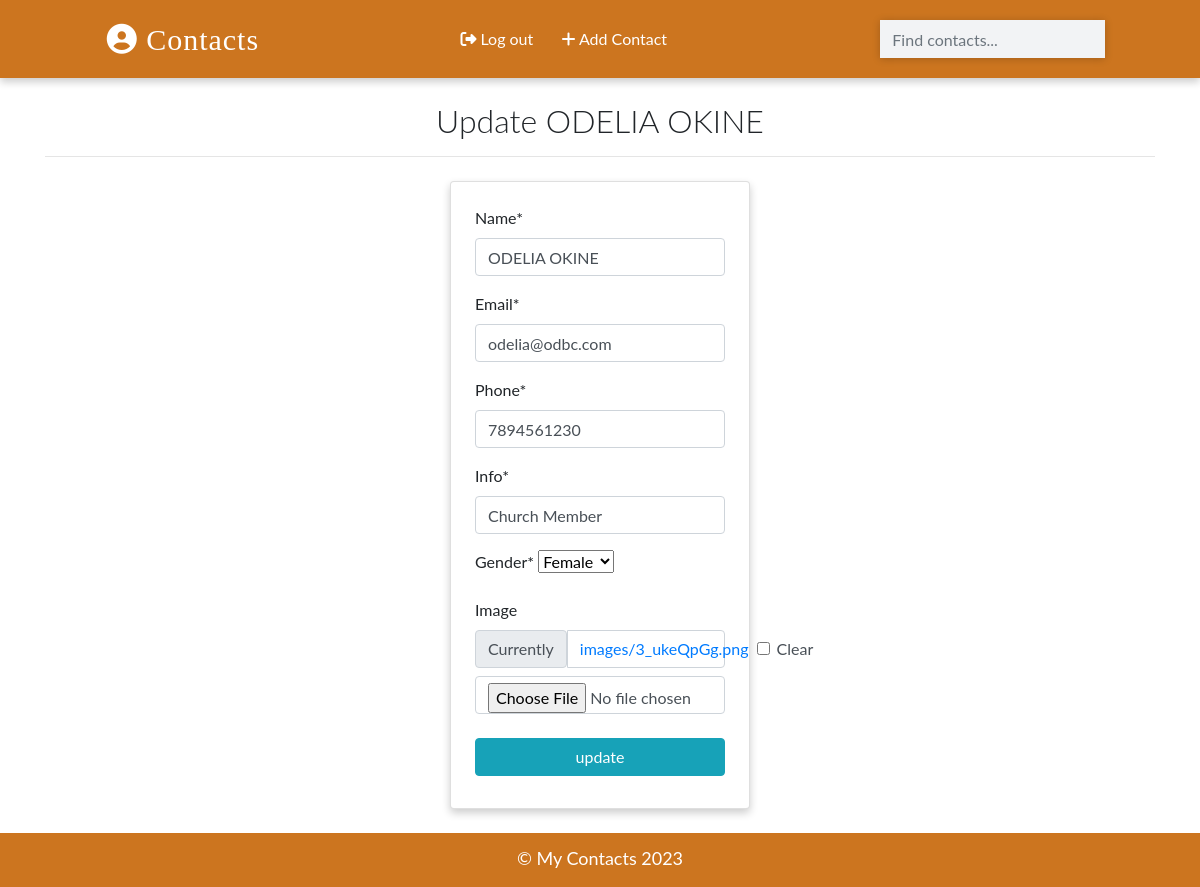
/contact/update/2 (signed in), run on the app's committed database.
### app/models.py (models this page shows)
class Contact(models.Model):
    manager = models.ForeignKey(User, on_delete=models.CASCADE, default=None)
    name = models.CharField(max_length=50)
    email =  models.EmailField(max_length=254)
    phone = models.IntegerField()
    info = models.CharField(max_length=50)
    image = models.ImageField(upload_to='images/', blank=True)
    gender = models.CharField(max_length=50, choices=(
        ('male', 'Male'),
        ('female', 'Female'),
        ('other', 'Other'),
    ))
    date = models.DateTimeField(default=datetime.now)
    def __str__(self):
        return self.name
    class Meta:
        ordering = ['-id']

### app/views.py (the view, shortened to what this page needs)
# urls.py: path('contact/update/<int:pk>', views.ContactUpdateView.as_view(), name='update'),
class ContactUpdateView(LoginRequiredMixin, UpdateView):
    model = Contact
    template_name = 'update.html'
    fields = ['name', 'email', 'phone', 'info', 'gender', 'image']

### templates/update.html (shortened to what this page needs)
{% extends 'base.html' %}
{% load crispy_forms_tags %}
{% block content %}
{% if contact.manager == request.user %}
<div class="container">
    <h2 class="heading font-weight-light text-center">Update {{contact}}</h2>
    <hr>
</div>
<div class="container w-25 card p-4 mt-4">
    <form action="", method="POST", enctype="multipart/form-data">
        {{form | crispy }}
        <input type="submit" value="update" class="w-100 text-white text-center my-2 btn btn-info">
    </form>
</div>
{% else %}
<div class="container">
  <h2 class="heading font-weight-light text-center">You don't have access to this page!</h2>
</div>
{% endif %}
{% endblock content %}

### static/css/main.css (style rules this page uses)
:root { --back: #cc751f !important; --girl: #e64298; --boy: #2874dd; }
body { font-family: Lato, sans-serif; }
.card { box-shadow: 0 4px 8px 0 rgba(0, 0, 0, 0.2); transition: 0.3s; min-width: 250px; box-sizing: border-box; }

### data on the page
Contact: name "ODELIA OKINE", email "odelia@odbc.com", phone "7894561230", info "Church Member", gender "Female"
